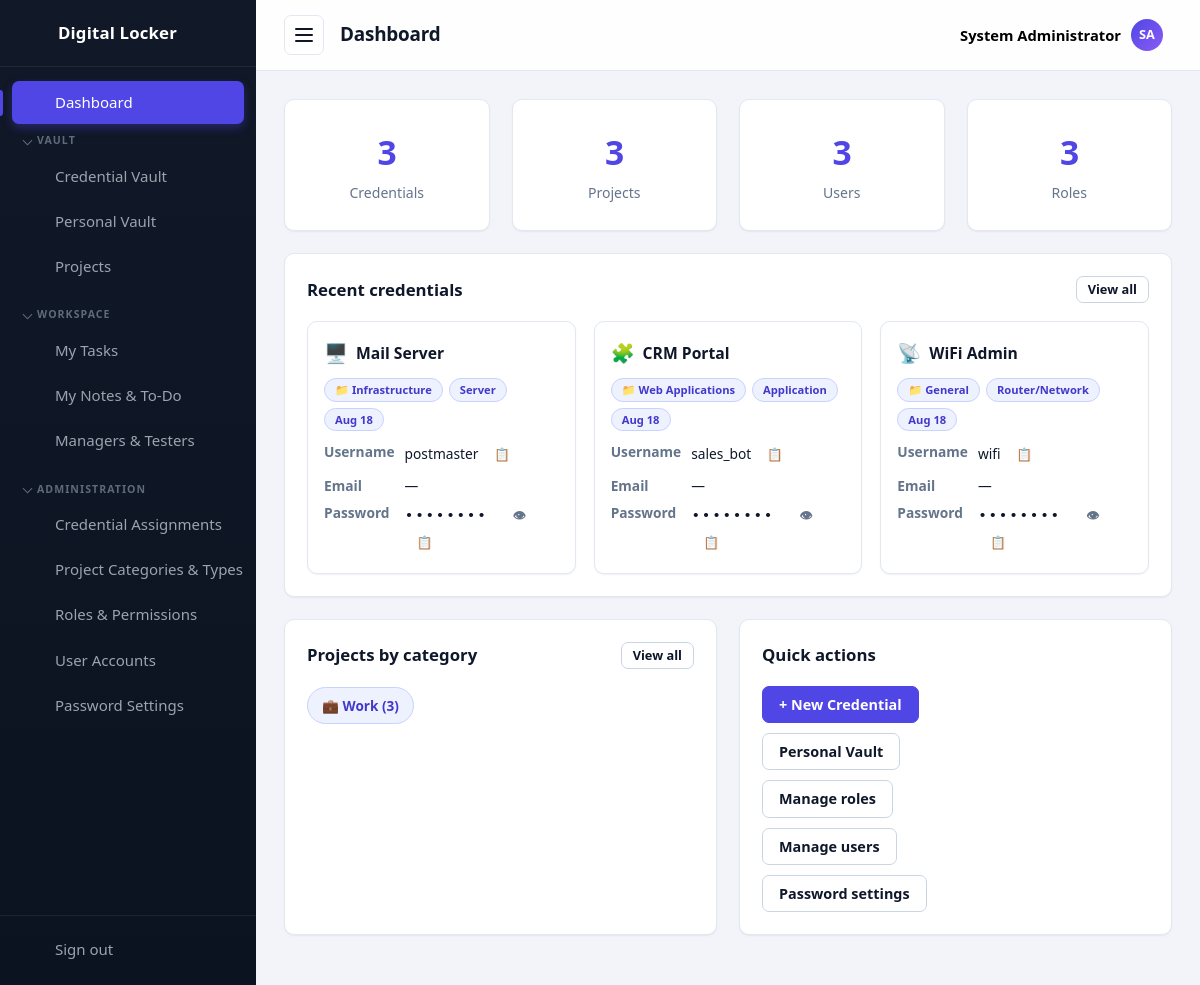
/dashboard.php (signed in), run on the app's committed database.
### tables this page shows
CREATE TABLE settings (
  id          INT UNSIGNED AUTO_INCREMENT PRIMARY KEY,
  setting_key VARCHAR(60) NOT NULL UNIQUE,
  setting_value TEXT NULL
);

CREATE TABLE passwords (
  id            INT UNSIGNED AUTO_INCREMENT PRIMARY KEY,
  title         VARCHAR(150) NOT NULL,
  category      VARCHAR(60)  NOT NULL DEFAULT '',
  username      VARCHAR(120) NOT NULL DEFAULT '',
  email         VARCHAR(120) NOT NULL DEFAULT '',
  phone         VARCHAR(40)  NOT NULL DEFAULT '',
  encrypted     TEXT         NOT NULL,
  url           VARCHAR(255) NOT NULL DEFAULT '',
  notes         TEXT,
  extra_info    TEXT,
  project_id    INT UNSIGNED NULL,
  assigned_to   INT UNSIGNED NULL,
  created_by    INT UNSIGNED NULL,
  created_at    TIMESTAMP DEFAULT CURRENT_TIMESTAMP,
  updated_at    TIMESTAMP DEFAULT CURRENT_TIMESTAMP ON UPDATE CURRENT_TIMESTAMP,
  CONSTRAINT fk_p_project  FOREIGN KEY (project_id)  REFERENCES projects(id) ON DELETE SET NULL,
  CONSTRAINT fk_p_assigned FOREIGN KEY (assigned_to) REFERENCES users(id)    ON DELETE SET NULL,
  CONSTRAINT fk_p_creator  FOREIGN KEY (created_by)  REFERENCES users(id)    ON DELETE SET NULL
);

CREATE TABLE projects (
  id          INT UNSIGNED AUTO_INCREMENT PRIMARY KEY,
  name        VARCHAR(100) NOT NULL UNIQUE,
  category    VARCHAR(60)  NOT NULL DEFAULT '',
  type        VARCHAR(60)  NOT NULL DEFAULT '',
  description VARCHAR(255) NOT NULL DEFAULT '',
  created_at  TIMESTAMP DEFAULT CURRENT_TIMESTAMP
);

### dashboard.php (the view, shortened to what the rows shown need)
<?php
require_once __DIR__ . '/includes/init.php';
$pageTitle = 'Dashboard';
if (isAdministrator()) {
    $totalProjects = (int) $db->query('SELECT COUNT(*) FROM projects')->fetchColumn();
} else {
    $stmt = $db->prepare('SELECT COUNT(*) FROM project_members WHERE user_id = :uid');
    $stmt->execute(['uid' => (int) currentUser()['id']]);
    $totalProjects = (int) $stmt->fetchColumn();
}
$canViewVault = hasPermission('passwords.view');
$recent = [];
if ($canViewVault) {
    $candidates = $db->query(
        'SELECT p.id, p.title, p.category, p.username, p.email, p.url, p.updated_at, p.project_id, pr.name AS project_name
           FROM passwords p
           LEFT JOIN projects pr ON pr.id = p.project_id
          ORDER BY p.updated_at DESC
          LIMIT 20'
    )->fetchAll();
    foreach ($candidates as $row) {
        if (canAccessCredential((int) $row['id'])) {
            $recent[] = $row;
        }
    }
}
require __DIR__ . '/includes/header.php';
?>
<div class="card">
    <div class="card__header">
        <h2 class="card__title">Recent credentials</h2>
    </div>
    <?php if (!$canViewVault): ?>
        <p class="muted">You don't have permission to view the Credential Vault.</p>
    <?php elseif ($recent): ?>
        <div class="credential-grid">
        <?php foreach ($recent as $row): ?>
            <?php $canAccess = canAccessCredential((int) $row['id']); ?>
            <div class="credential-card<?= $canAccess ? '' : ' credential-card--restricted' ?>">
                <div class="credential-card__header">
                    <span class="credential-card__icon"><?= categoryIcon((string) $row['category']) ?></span>
                    <a class="credential-card__title" href="passwords/view.php?id=<?= (int) $row['id'] ?>"><?= e($row['title']) ?></a>
                </div>
                <div class="credential-card__meta">
                    <?php if ($row['project_name']): ?><a class="badge badge--role" href="projects/view.php?id=<?= (int) $row['project_id'] ?>">📁 <?= e($row['project_name']) ?></a><?php endif; ?>
                    <?php if ($row['category']): ?><a class="badge badge--role" href="passwords/index.php?category=<?= urlencode($row['category']) ?>"><?= e($row['category']) ?></a><?php endif; ?>
                    <span class="badge badge--role"><?= e(date('M j', strtotime($row['updated_at']))) ?></span>
                </div>
                <dl class="credential-card__fields">
                    <dt>Username</dt>
                    <dd>
                        <?php if ($row['username']): ?>
                            <?= e($row['username']) ?>
                            <button type="button" class="btn btn--small btn--ghost copy-text-btn" data-copy="<?= e($row['username']) ?>" title="Copy username">📋</button>
                        <?php else: ?>
                            —
                        <?php endif; ?>
                    </dd>
                    <dt>Email</dt>
                    <dd>
                        <?php if ($row['email']): ?>
                            <?= e($row['email']) ?>
                            <button type="button" class="btn btn--small btn--ghost copy-text-btn" data-copy="<?= e($row['email']) ?>" title="Copy email">📋</button>
                        <?php else: ?>
                            —
                        <?php endif; ?>
                    </dd>
                    <dt>Password</dt>
                    <dd>
                        <?php if ($canAccess): ?>
                            <span class="secret secret--row" id="secret-row-<?= (int) $row['id'] ?>">••••••••</span>
                            <button type="button" class="btn btn--small btn--ghost reveal-row-btn" data-url="passwords/ajax.php?reveal=<?= (int) $row['id'] ?>" data-target="secret-row-<?= (int) $row['id'] ?>" title="Reveal">👁</button>
                            <button type="button" class="btn btn--small btn--ghost copy-row-btn" data-url="passwords/ajax.php?reveal=<?= (int) $row['id'] ?>" data-target="secret-row-<?= (int) $row['id'] ?>" title="Copy password">📋</button>
                        <?php else: ?>
                            <span class="muted">🔒 Restricted</span>
                        <?php endif; ?>
                    </dd>
                </dl>
            </div>
        <?php endforeach; ?>
        </div>
    <?php else: ?>
        <p class="muted">No credentials stored yet.</p>
    <?php endif; ?>
</div>
<div class="grid grid--two">
    <div class="card">
        <div class="card__header">
            <h2 class="card__title">Projects by category</h2>
        </div>
    </div>
    <div class="card">
        <div class="card__header">
            <h2 class="card__title">Quick actions</h2>
        </div>
    </div>
</div>
<?php require __DIR__ . '/includes/footer.php'; ?>

### includes/header.php (shortened to what the rows shown need)
<?php
require_once __DIR__ . '/init.php';
function navIcon(string $name): string
{
    $icons = [
        'dashboard' => '<path d="M3 3h8v8H3zM13 3h8v5h-8zM13 12h8v9h-8zM3 15h8v6H3z"/>',
        'passwords' => '<circle cx="8" cy="15" r="4"/><path d="M10.8 12.2L21 2M18 5l3 3M15.5 7.5l2 2"/>',
        'personal'  => '<circle cx="12" cy="8" r="4"/><path d="M4 21c0-4.4 3.6-7 8-7s8 2.6 8 7"/>',
        'export'    => '<path d="M12 3v12M8 11l4 4 4-4M4 17v3h16v-3"/>',
        'projects'  => '<path d="M3 7a2 2 0 0 1 2-2h4l2 2h8a2 2 0 0 1 2 2v9a2 2 0 0 1-2 2H5a2 2 0 0 1-2-2z"/>',
        'tasks'     => '<path d="M9 5H7a2 2 0 0 0-2 2v12a2 2 0 0 0 2 2h10a2 2 0 0 0 2-2V7a2 2 0 0 0-2-2h-2"/><rect x="9" y="3" width="6" height="4" rx="1"/><path d="M9 12l2 2 4-4"/>',
        'notes'     => '<path d="M6 3h9l5 5v13a1 1 0 0 1-1 1H6a1 1 0 0 1-1-1V4a1 1 0 0 1 1-1z"/><path d="M15 3v5h5M8 13h8M8 17h5"/>',
        'team'      => '<circle cx="9" cy="8" r="3.5"/><path d="M2.5 20c0-3.5 3-5.5 6.5-5.5s6.5 2 6.5 5.5M16 4.5a3.5 3.5 0 0 1 0 7M17.5 14.5c2.5.6 4 2.3 4 5.5"/>',
        'categories' => '<path d="M4 4h7v7H4zM13 4h7v7h-7zM4 13h7v7H4zM13 13h7v7h-7z"/>',
        'assignments' => '<circle cx="9" cy="7" r="4"/><path d="M2.5 21c0-4 3-6.5 6.5-6.5s6.5 2.5 6.5 6.5"/><path d="M17 8l2 2 4-4"/>',
        'roles'     => '<path d="M12 3l8 3v6c0 4.5-3.2 7.6-8 9-4.8-1.4-8-4.5-8-9V6z"/><path d="M9 12l2 2 4-4"/>',
        'users'     => '<circle cx="9" cy="8" r="3.5"/><path d="M2.5 20c0-3.5 3-5.5 6.5-5.5s6.5 2 6.5 5.5M16 4.5a3.5 3.5 0 0 1 0 7M17.5 14.5c2.5.6 4 2.3 4 5.5"/>',
        'settings'  => '<path d="M4 7h10M18 7h2M4 17h2M10 17h10"/><circle cx="16" cy="7" r="2.5"/><circle cx="8" cy="17" r="2.5"/>',
        'logout'    => '<path d="M14 4H5v16h9M10 12h11M18 8l4 4-4 4"/>',
        'lock'      => '<rect x="5" y="11" width="14" height="10" rx="2"/><path d="M8 11V8a4 4 0 0 1 8 0v3M12 15v3"/>',
    ];
    return '<svg class="icon" width="24" height="24" viewBox="0 0 24 24" fill="none" stroke="currentColor" stroke-width="2" stroke-linecap="round" stroke-linejoin="round" aria-hidden="true">' . ($icons[$name] ?? '') . '</svg>';
}
?>
<!DOCTYPE html>
<html lang="en">
<head>
    <title><?= e(pageTitle($pageTitle)) ?></title>
    <link rel="stylesheet" href="<?= e(assetUrl('/assets/css/style.css')) ?>">
</head>
<body data-autolock="<?= (int) setting('auto_lock_minutes', '0') ?>" data-confirm-reveal="<?= (int) setting('require_confirm_reveal', '0') ?>" data-lock-url="<?= e(BASE_URL . '/lock.php') ?>">
<div class="layout">
    <aside class="sidebar" id="sidebar">
        <a class="sidebar__brand" href="<?= BASE_URL ?>/dashboard.php" aria-label="<?= e(appName()) ?>">
            <?= navIcon('lock') ?>
            <span class="sidebar__brand-text"><?= e(appName()) ?></span>
        </a>
    </aside>
    <div class="main">
        <header class="topbar">
            <h1 class="topbar__title"><?= e($pageTitle) ?></h1>
        </header>
        <main class="content">

### data on the page
settings: setting_value "Digital Locker"
passwords: category "🖥️", title "Mail Server", project.name "Infrastructure", category "Server", updated_at "Aug 18", username "postmaster"
passwords: category "🧩", title "CRM Portal", project.name "Web Applications", category "Application", updated_at "Aug 18", username "sales_bot"
passwords: category "📡", title "WiFi Admin", project.name "General", category "Router/Network", updated_at "Aug 18", username "wifi"

### other printed values
$navGroup['label'] "VAULT"
$navItem['label'] "Credential Vault"
$navItem['label'] "Personal Vault"
$navItem['label'] "Projects"
$navGroup['label'] "WORKSPACE"
$navItem['label'] "My Tasks"
$navItem['label'] "My Notes & To-Do"
$navItem['label'] "Managers & Testers"
$navGroup['label'] "ADMINISTRATION"
$navItem['label'] "Credential Assignments"
$navItem['label'] "Project Categories & Types"
$navItem['label'] "Roles & Permissions"
$navItem['label'] "User Accounts"
$navItem['label'] "Password Settings"
$pageTitle "Dashboard"
